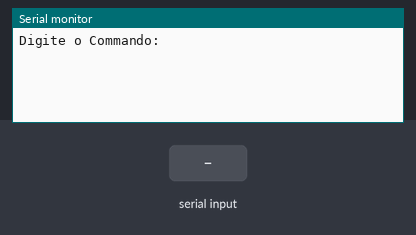
A sketch run on a simulated Arduino Uno, built with avr-gcc and run on an emulated ATmega328P. On the bench: the last lines printed to the serial monitor. The test bench sets the inputs (shaded band).

Above: at 1.2 s.
1.3 s: "1\n" received over the second serial link
At 2.0 s:
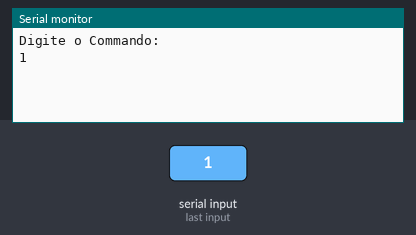
2.8 s: "0\n" received over the second serial link
At 3.1 s:
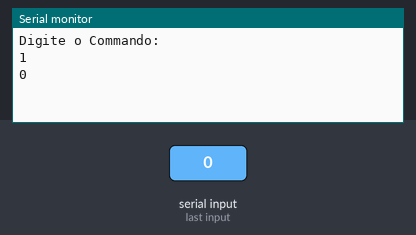

The sketch:

bt.ino
```cpp
#include <SoftwareSerial.h>

SoftwareSerial hc06(3, 2);
String command = "";
char b1;

void setup() {
  //Initialize Serial Monitor
  Serial.begin(38400);
  Serial.println("Digite o Commando:");
  //Initialize Bluetooth Serial Port
  hc06.begin(38400);
}

void loop() {

//Write from Serial Monitor to HC06
  if (Serial.available()>0) {
   delay(10);
   hc06.write(Serial.read());
 }

 //Write data from HC06 to Serial Monitor
  if (hc06.available()>0) {

    b1 = hc06.read();
    command += b1;

    if(b1 == '\n'){

    Serial.print(command);
    command = "";

    }
 }


}
```

Measured:
- after the input at 1.3 s, the serial monitor: prints a new line at once (image 1)
- after the input at 2.8 s, the serial monitor: prints a new line at once (image 2)
